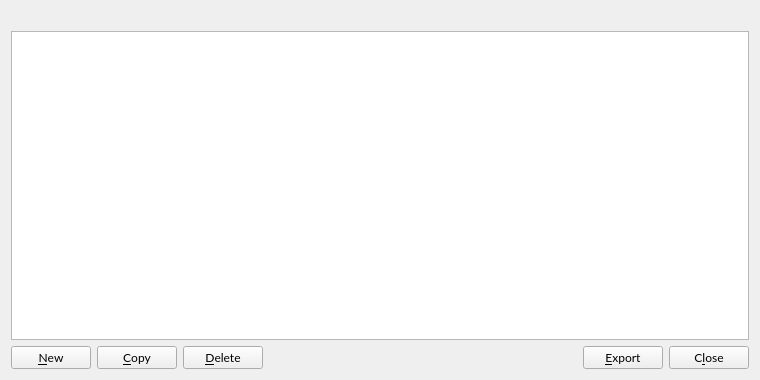
<?xml version="1.0" encoding="UTF-8"?>
<ui version="4.0">
 <class>AddressBookPage</class>
 <widget class="QWidget" name="AddressBookPage">
  <property name="geometry">
   <rect>
    <x>0</x>
    <y>0</y>
    <width>760</width>
    <height>380</height>
   </rect>
  </property>
  <property name="font">
   <font>
    <family>Lato</family>
   </font>
  </property>
  <layout class="QVBoxLayout" name="verticalLayout">
   <item>
    <widget class="QLabel" name="labelExplanation">
     <property name="textFormat">
      <enum>Qt::PlainText</enum>
     </property>
     <property name="wordWrap">
      <bool>true</bool>
     </property>
    </widget>
   </item>
   <item>
    <widget class="QTableView" name="tableView">
     <property name="contextMenuPolicy">
      <enum>Qt::CustomContextMenu</enum>
     </property>
     <property name="toolTip">
      <string>Right-click to edit address or label</string>
     </property>
     <property name="tabKeyNavigation">
      <bool>false</bool>
     </property>
     <property name="alternatingRowColors">
      <bool>true</bool>
     </property>
     <property name="selectionMode">
      <enum>QAbstractItemView::SingleSelection</enum>
     </property>
     <property name="selectionBehavior">
      <enum>QAbstractItemView::SelectRows</enum>
     </property>
     <property name="sortingEnabled">
      <bool>true</bool>
     </property>
     <attribute name="verticalHeaderVisible">
      <bool>false</bool>
     </attribute>
    </widget>
   </item>
   <item>
    <layout class="QHBoxLayout" name="horizontalLayout">
     <item>
      <widget class="QPushButton" name="newAddress">
       <property name="toolTip">
        <string>Create a new address</string>
       </property>
       <property name="text">
        <string>&amp;New</string>
       </property>
       <property name="autoDefault">
        <bool>false</bool>
       </property>
      </widget>
     </item>
     <item>
      <widget class="QPushButton" name="copyAddress">
       <property name="toolTip">
        <string>Copy the currently selected address to the system clipboard</string>
       </property>
       <property name="text">
        <string>&amp;Copy</string>
       </property>
       <property name="autoDefault">
        <bool>false</bool>
       </property>
      </widget>
     </item>
     <item>
      <widget class="QPushButton" name="deleteAddress">
       <property name="toolTip">
        <string>Delete the currently selected address from the list</string>
       </property>
       <property name="text">
        <string>&amp;Delete</string>
       </property>
       <property name="autoDefault">
        <bool>false</bool>
       </property>
      </widget>
     </item>
     <item>
      <spacer name="horizontalSpacer">
       <property name="orientation">
        <enum>Qt::Horizontal</enum>
       </property>
       <property name="sizeHint" stdset="0">
        <size>
         <width>40</width>
         <height>20</height>
        </size>
       </property>
      </spacer>
     </item>
     <item>
      <widget class="QPushButton" name="exportButton">
       <property name="toolTip">
        <string>Export the data in the current tab to a file</string>
       </property>
       <property name="text">
        <string>&amp;Export</string>
       </property>
       <property name="autoDefault">
        <bool>false</bool>
       </property>
      </widget>
     </item>
     <item>
      <widget class="QPushButton" name="closeButton">
       <property name="sizePolicy">
        <sizepolicy hsizetype="Minimum" vsizetype="Minimum">
         <horstretch>0</horstretch>
         <verstretch>0</verstretch>
        </sizepolicy>
       </property>
       <property name="text">
        <string>C&amp;lose</string>
       </property>
       <property name="autoDefault">
        <bool>false</bool>
       </property>
      </widget>
     </item>
    </layout>
   </item>
  </layout>
 </widget>
 <resources>
  <include location="../absolute.qrc"/>
 </resources>
 <connections/>
</ui>
